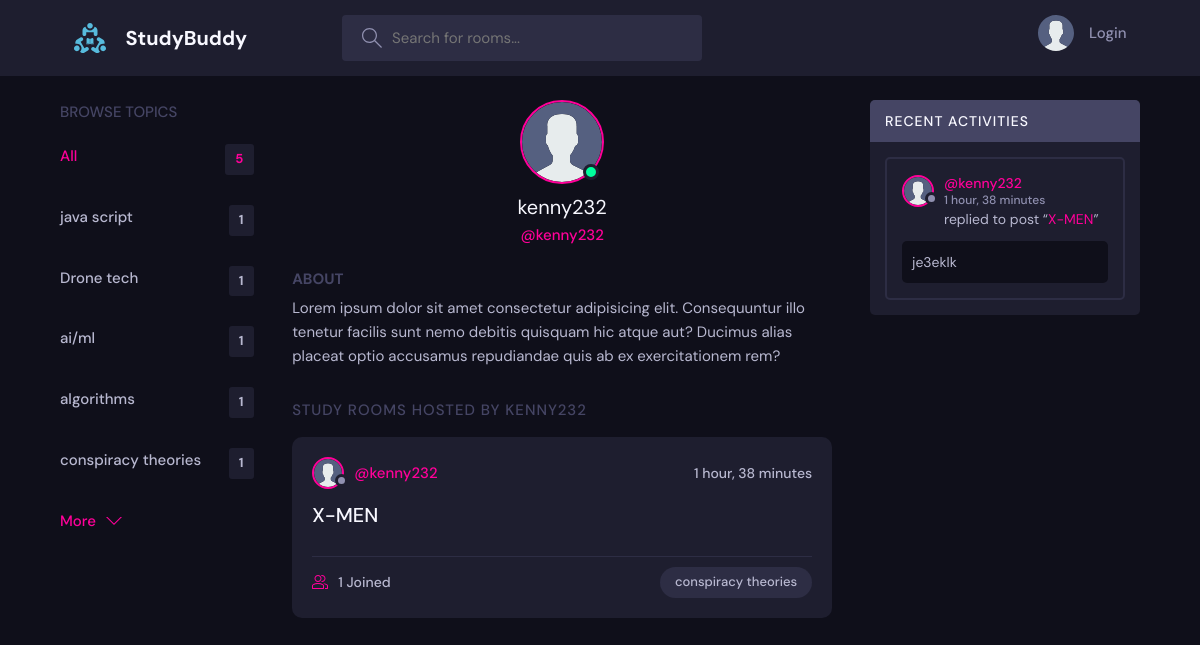
The page /profile/4/ on the database its author committed.
### base/models.py (models this page shows, shortened)
class Topic(models.Model):
    name = models.CharField(max_length=200)

class User(AbstractUser):
    name = models.CharField(max_length=200,null=True)
    email = models.EmailField(unique=True)
    bio = models.TextField(null=True)
    avatar = models.ImageField(null=True, default="static/images/avatar.svg")
    USERNAME_FIELD = "email"
    REQUIRED_FIELDS = []

class Room(models.Model):
    host = models.ForeignKey(User,on_delete=models.SET_NULL,null=True)                          # user
    topic = models.ForeignKey(Topic, on_delete=models.SET_NULL, null=True)
    name = models.CharField(max_length=200)                     # attribute and its value
    description = models.TextField(null=True, blank=True)       # blank is for save method when we add form it can be left blank
    participants = models.ManyToManyField(User, related_name="participants", blank=True)
    updated = models.DateTimeField(auto_now=True)
    created = models.DateTimeField(auto_now_add=True)
    class Meta:
        ordering = [ "-updated" , "-created" ]
    def __str__(self):
        return self.name

class Message(models.Model):
    user = models.ForeignKey(User,on_delete=models.CASCADE)
    room = models.ForeignKey(Room, on_delete=models.CASCADE)
    body = models.TextField()
    updated = models.DateTimeField(auto_now=True)
    created = models.DateTimeField(auto_now_add=True)
    class Meta:
        ordering = [ "-updated" , "-created" ]

### base/views.py (the view)
# urls.py: path('profile/<int:pk>/',views.userprofile , name="user_profile"),
def userprofile(request,pk):
    user= User.objects.get(id=pk)
    rooms = user.room_set.all()
    room_messages = user.message_set.all()
    topics = Topic.objects.all()
    context ={'user':user,'rooms':rooms, 'room_messages':room_messages,'topics':topics}
    return render(request,'base/profile.html',context)

### base/templates/base/profile.html (shortened to what this page needs)
{% extends 'base.html' %}
    {% block content %}
  <main class="profile-page layout layout--3">
    <div class="container">
      {% include 'base/topic_components.html' %}
      <div class="roomList">
        <div class="profile">
          <div class="profile__avatar">
            <div class="avatar avatar--large active">
              <img src="{{user.avatar.url}}" />
            </div>
          </div>
          <div class="profile__info">
            <h3>{{user.username}}</h3>
            <p>@{{user.username}}</p>
          </div>
          <div class="profile__about">
            <h3>About</h3>
            <p>
              Lorem ipsum dolor sit amet consectetur adipisicing elit. Consequuntur illo tenetur
              facilis sunt nemo debitis quisquam hic atque aut? Ducimus alias placeat optio
              accusamus repudiandae quis ab ex exercitationem rem?
            </p>
          </div>
        </div>
        <div class="roomList__header">
          <div>
            <h2>Study Rooms Hosted by {{user.username}}</a>
            </h2>
          </div>
        </div>
        {% include 'base/feed_components.html' %}
      </div>
      {% include 'base/activity_components.html' %}
    </div>
  </main>
  {% endblock %}

### base/templates/base/topic_components.html
<div class="topics">
    <div class="topics__header">
      <h2>Browse Topics</h2>
    </div>
    <ul class="topics__list">
      <li>
        <a href="{% url 'home' %}" class="active">All <span>{{topics.count}}</span></a>
      </li>
      {% for topic in topics  %}
      <li>
        <a href="{% url 'home' %}?q={{topic.name}}">{{topic.name}} <span>{{topic.room_set.all.count}}</span></a>
      </li>
      {% endfor %}
    </ul>
    <a class="btn btn--link" href="{% url 'topics' %}">
      More
      <svg version="1.1" xmlns="http://www.w3.org/2000/svg" width="32" height="32" viewBox="0 0 32 32">
        <title>chevron-down</title>
        <path d="M16 21l-13-13h-3l16 16 16-16h-3l-13 13z"></path>
      </svg>
    </a>
  </div>

### base/templates/base/feed_components.html (shortened to what this page needs)
{% load static %}
{% for room in rooms %}
<div class="roomListRoom">
    <div class="roomListRoom__header">
      <a href="{% url 'user_profile' room.host.id %}" class="roomListRoom__author">
        <div class="avatar avatar--small">
          <img src="{{room.host.avatar.url}}" />
        </div>
        <span>@{{room.host.username}}</span>
      </a>
      <div class="roomListRoom__actions">
        <span>{{room.created |timesince}}</span>
      </div>
    </div>
    <div class="roomListRoom__content">
      <a href="{% url 'room' room.id %}">{{room.name}}</a>
    </div>
    <div class="roomListRoom__meta">
      <a href="{% url 'room' room.id %}" class="roomListRoom__joined">
        {{room.participants.all.count}} Joined
      </a>
      <p class="roomListRoom__topic">{{room.topic.name}}</p>
    </div>
  </div>
  {% endfor %}

### base/templates/base/activity_components.html (shortened to what this page needs)
<div class="activities">
    <div class="activities__header">
        <h2>Recent Activities</h2>
    </div>
    {% for message in room_messages %}
    <div class="activities__box">
      <div class="activities__boxHeader roomListRoom__header">
        <a href="{% url 'user_profile' message.user.id %}" class="roomListRoom__author">
          <div class="avatar avatar--small">
            <img src="{{message.user.avatar.url}}" />
          </div>
          <p>
            @{{message.user.username}}
            <span>{{message.created| timesince}}</span>
          </p>
        </a>
      </div>
      <div class="activities__boxContent">
        <p>replied to post “<a href="{% url 'room' message.room.id %}">{{message.room}}</a>”</p>
        <div class="activities__boxRoomContent">
        <p>{{message.body}}</p>
        </div>
      </div>
    </div>
    {% endfor %}
</div>

### rows shown on the page
Topic: name "java script", room_set.all.count "1"
Topic: name "Drone tech", room_set.all.count "1"
Topic: name "ai/ml", room_set.all.count "1"
Topic: name "algorithms", room_set.all.count "1"
Topic: name "conspiracy theories", room_set.all.count "1"
User: avatar (placeholder picture), username "kenny232", username "KENNY232"
Room: host.avatar (placeholder picture), host.username "kenny232", created "1 hour, 38 minutes", name "X-MEN", participants.all.count "1", topic.name "conspiracy theories"
Message: user.avatar (placeholder picture), user.username "kenny232", created "1 hour, 38 minutes", room "X-MEN", body "je3eklk"

### other values the page prints
{{ topics.count }} "5"
